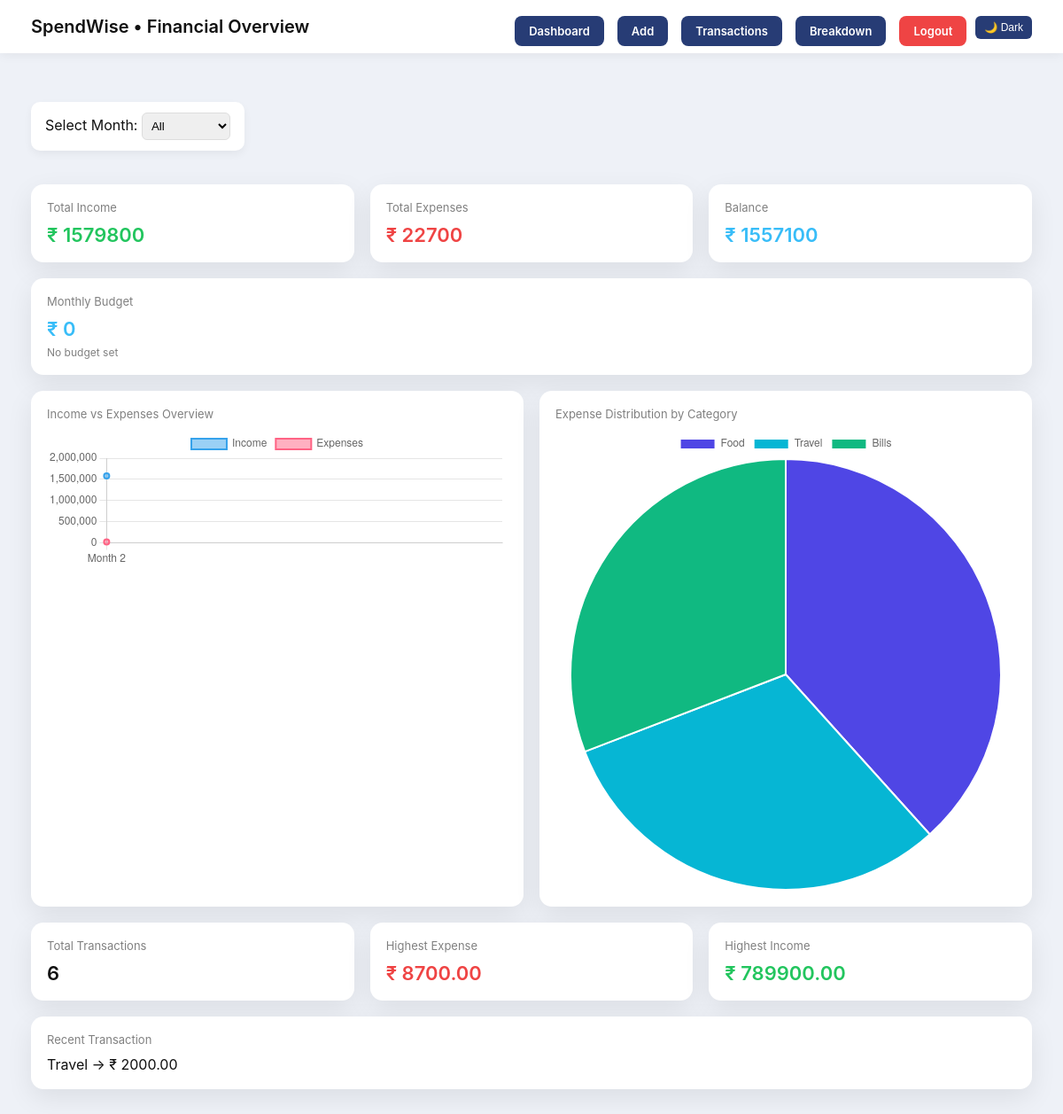
The app's page / (signed in) with its own data.
### tracker/models.py (models this page shows, shortened)
class Transaction(models.Model):
    TYPE_CHOICES = (
        ('INCOME', 'Income'),
        ('EXPENSE', 'Expense'),
    )
    user = models.ForeignKey(User, on_delete=models.CASCADE)
    amount = models.DecimalField(max_digits=10, decimal_places=2)
    type = models.CharField(max_length=10, choices=TYPE_CHOICES)
    category = models.ForeignKey(Category, on_delete=models.SET_NULL, null=True)
    date = models.DateField()
    description = models.CharField(max_length=255, blank=True)
    created_at = models.DateTimeField(auto_now_add=True)

class Category(models.Model):
    TYPE_CHOICES = (
        ('INCOME', 'Income'),
        ('EXPENSE', 'Expense'),
    )
    name = models.CharField(max_length=50)
    type = models.CharField(max_length=10, choices=TYPE_CHOICES)
    def __str__(self):
        return self.name

### tracker/views.py (the view)
# urls.py: path('', views.dashboard, name='dashboard'),
@login_required
def dashboard(request):
    transactions = Transaction.objects.filter(user=request.user)
    selected_month = request.GET.get('month')
    if selected_month and selected_month.isdigit():
        selected_month_int = int(selected_month)
        transactions = transactions.filter(date__month=selected_month_int)
    else:
        selected_month_int = None
    income = transactions.filter(type='INCOME').aggregate(Sum('amount'))['amount__sum'] or 0
    expenses = transactions.filter(type='EXPENSE').aggregate(Sum('amount'))['amount__sum'] or 0
    balance = income - expenses
    total_transactions = transactions.count()
    highest_expense = transactions.filter(type='EXPENSE').order_by('-amount').first()
    highest_income = transactions.filter(type='INCOME').order_by('-amount').first()
    recent_transaction = transactions.order_by('-created_at').first()
    current_month = selected_month_int if selected_month_int else datetime.now().month
    current_year = datetime.now().year
    budget_obj = Budget.objects.filter(
        user=request.user,
        month=current_month,
        year=current_year
    ).first()
    budget_amount = float(budget_obj.amount) if budget_obj else 0
    spent = float(
        transactions.filter(type='EXPENSE')
        .aggregate(Sum('amount'))['amount__sum'] or 0
    )
    remaining = budget_amount - spent if budget_amount else 0
    percentage = 0
    if budget_amount > 0:
        percentage = int((spent / budget_amount) * 100)
        if percentage > 100:
            percentage = 100
    monthly_data = (
        Transaction.objects
        .filter(user=request.user)
        .values('date__month')
        .annotate(
            income=Sum('amount', filter=Q(type='INCOME')),
            expenses=Sum('amount', filter=Q(type='EXPENSE'))
        )
        .order_by('date__month')
    )
    months = []
    income_data = []
    expense_data = []
    for row in monthly_data:
        months.append(f"Month {row['date__month']}")
        income_data.append(float(row['income'] or 0))
        expense_data.append(float(row['expenses'] or 0))
    category_data = (
        Transaction.objects
        .filter(user=request.user, type='EXPENSE')
        .values('category__name')
        .annotate(total=Sum('amount'))
        .order_by('-total')
    )
    pie_labels = [row['category__name'] for row in category_data]
    pie_totals = [float(row['total']) for row in category_data]
    return render(request, 'tracker/dashboard.html', {
        'income': income,
        'expenses': expenses,
        'balance': balance,
        'selected_month': selected_month,
        'total_transactions': total_transactions,
        'highest_expense': highest_expense,
        'highest_income': highest_income,
        'recent_transaction': recent_transaction,
        'budget': budget_amount,
        'spent': spent,
        'remaining': remaining,
        'percentage': percentage,
        'months': json.dumps(months),
        'income_data': json.dumps(income_data),
        'expense_data': json.dumps(expense_data),
        'pie_labels': json.dumps(pie_labels),
        'pie_totals': json.dumps(pie_totals),
    })

### tracker/templates/tracker/dashboard.html (shortened to what this page needs)
<!DOCTYPE html>
<html>
<head>
</head>
<body>
<div class="navbar">
    <span>SpendWise • Financial Overview</span>
    <div style="float:right;">
        <a href="/" class="add-btn">Dashboard</a>
        <a href="/add/" class="add-btn">Add</a>
        <a href="/transactions/" class="add-btn">Transactions</a>
        <a href="/breakdown/" class="add-btn">Breakdown</a>
        <button id="themeToggle">🌙 Dark</button>
        <a href="/logout/" class="add-btn" style="background:#ef4444;">
            Logout
        </a>
    </div>
</div>
<div class="container">
    <div class="filter-box">
        <form method="get">
            <label>Select Month:</label>
            <select name="month" onchange="this.form.submit()">
                <option value="">All</option>
            </select>
        </form>
    </div>
    <div class="cards">
        <div class="card">
            <div class="label">Total Income</div>
            <div class="amount income">₹ {{ income }}</div>
        </div>
        <div class="card">
            <div class="label">Total Expenses</div>
            <div class="amount expense">₹ {{ expenses }}</div>
        </div>
        <div class="card">
            <div class="label">Balance</div>
            <div class="amount balance">₹ {{ balance }}</div>
        </div>
        <div class="card">
            <div class="label">Monthly Budget</div>
            <div class="amount balance">₹ {{ budget }}</div>
            {% if budget %}
                <div class="progress-bar">
                    <div class="progress-fill"
                         style="width: {{ percentage }}%;
                                background: {% if percentage > 90 %}#ef4444{% else %}#22c55e{% endif %};">
                    </div>
                </div>
                <div style="font-size:12px; margin-top:6px;">
                    Spent: ₹ {{ spent }} | Remaining: ₹ {{ remaining }}
                </div>
            {% else %}
                <div style="font-size:12px; margin-top:6px; color:gray;">
                    No budget set
                </div>
            {% endif %}
        </div>
    </div>
    <div class="cards">
        <div class="card">
            <div class="label">Income vs Expenses Overview</div>
            <canvas id="incomeExpenseChart" height="90"></canvas>
        </div>
        <div class="card">
            <div class="label">Expense Distribution by Category</div>
            <canvas id="expensePieChart" height="90"></canvas>
        </div>
    </div>
    <div class="cards">
        <div class="card">
            <div class="label">Total Transactions</div>
            <div class="amount">{{ total_transactions }}</div>
        </div>
        <div class="card">
            <div class="label">Highest Expense</div>
            <div class="amount expense">
                ₹ {% if highest_expense %}{{ highest_expense.amount }}{% else %}0{% endif %}
            </div>
        </div>
        <div class="card">
            <div class="label">Highest Income</div>
            <div class="amount income">
                ₹ {% if highest_income %}{{ highest_income.amount }}{% else %}0{% endif %}
            </div>
        </div>
        <div class="card">
            <div class="label">Recent Transaction</div>
            <div>
                {% if recent_transaction %}
                    {{ recent_transaction.category }} → ₹ {{ recent_transaction.amount }}
                {% else %}
                    No data
                {% endif %}
            </div>
        </div>
    </div>
</div>
<script>
const isDark = localStorage.getItem("theme") === "dark";
if (isDark) {
    document.body.classList.add("dark");
    document.getElementById("themeToggle").innerText = "☀️ Light";
}
document.getElementById("themeToggle").onclick = () => {
    localStorage.setItem("theme", isDark ? "light" : "dark");
    location.reload();
};
const fontColor = isDark ? "#e5e7eb" : "#111";
const gridColor = isDark ? "#334155" : "#e5e7eb";
new Chart(document.getElementById('incomeExpenseChart'), {
    type: 'line',
    data: {
        labels: {{ months|safe }},
        datasets: [
            { label: 'Income', data: {{ income_data|safe }}, borderWidth: 2, tension: 0.35 },
            { label: 'Expenses', data: {{ expense_data|safe }}, borderWidth: 2, tension: 0.35 }
        ]
    }
});
new Chart(document.getElementById('expensePieChart'), {
    type: 'pie',
    data: {
        labels: {{ pie_labels|safe }},
        datasets: [{
            data: {{ pie_totals|safe }},
            backgroundColor: ["#4f46e5","#06b6d4","#10b981","#f59e0b","#ef4444"]
        }]
    }
});
</script>
</body>
</html>

### tracker/templates/tracker/dashboard.html (style rules this page uses)
:root { --bg: #eef1f7; --card: white; --text: #111; --nav: white; }
body { font-family: -apple-system, BlinkMacSystemFont, "Segoe UI", Roboto, Arial; background: var(--bg); color: var(--text); margin: 0; transition: 0.3s ease; }
.navbar { background: var(--nav); padding: 18px 35px; font-size: 20px; font-weight: 600; box-shadow: 0 2px 12px rgba(0,0,0,0.06); }
.container { padding: 35px; }
.add-btn { display: inline-block; background: #273c75; color: white; padding: 9px 16px; border-radius: 8px; text-decoration: none; font-size: 13px; margin-right: 10px; }
.filter-box { background: var(--card); padding: 12px 16px; border-radius: 10px; display: inline-block; margin: 20px 0; box-shadow: 0 4px 10px rgba(0,0,0,0.05); }
select { padding: 6px; border-radius: 6px; border: 1px solid #ddd; }
.cards { display: flex; gap: 18px; margin-top: 18px; flex-wrap: wrap; }
.card { background: var(--card); padding: 18px; flex: 1; min-width: 240px; border-radius: 14px; box-shadow: 0 10px 30px rgba(0,0,0,0.08); }
.label { font-size: 13px; color: gray; margin-bottom: 10px; }
.amount { font-size: 22px; font-weight: 600; }
.income { color: #22c55e; }
.expense { color: #ef4444; }
.balance { color: #38bdf8; }
button { float: right; background: #273c75; color: white; border: none; padding: 6px 10px; border-radius: 6px; cursor: pointer; font-size: 12px; }
canvas { margin-top: 10px; }

### records on screen
Transaction: amount "8700.00"
Transaction: amount "789900.00"
Transaction: category "Travel", amount "2000.00"

### other values on screen
{{ income }} "1579800"
{{ expenses }} "22700"
{{ balance }} "1557100"
{{ budget }} "0"
{{ total_transactions }} "6"
chart data {{ income_data|safe }} [1579800.0]
chart data {{ expense_data|safe }} [22700.0]
chart data {{ pie_labels|safe }} ["Food", "Travel", "Bills"]
